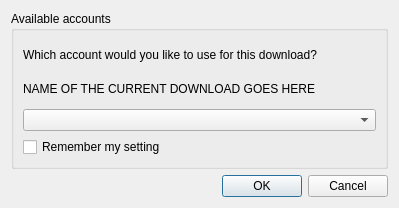
<?xml version="1.0" encoding="UTF-8"?>
<ui version="4.0">
 <class>DlgChoose</class>
 <widget class="QDialog" name="DlgChoose">
  <property name="geometry">
   <rect>
    <x>0</x>
    <y>0</y>
    <width>399</width>
    <height>208</height>
   </rect>
  </property>
  <property name="windowTitle">
   <string>Select an account</string>
  </property>
  <property name="windowIcon">
   <iconset resource="../../../../svnroot/newsflash/gui/resource.qrc">
    <normaloff>:/resource/16x16_ico_png/ico_account.png</normaloff>:/resource/16x16_ico_png/ico_account.png</iconset>
  </property>
  <layout class="QVBoxLayout" name="verticalLayout_2">
   <item>
    <widget class="QGroupBox" name="groupBox">
     <property name="title">
      <string>Available accounts</string>
     </property>
     <layout class="QVBoxLayout" name="verticalLayout">
      <item>
       <widget class="QLabel" name="label">
        <property name="text">
         <string>Which account would you like to use for this download?</string>
        </property>
        <property name="wordWrap">
         <bool>true</bool>
        </property>
       </widget>
      </item>
      <item>
       <widget class="QLabel" name="lblHint">
        <property name="text">
         <string>NAME OF THE CURRENT DOWNLOAD GOES HERE</string>
        </property>
       </widget>
      </item>
      <item>
       <widget class="QComboBox" name="cmbList"/>
      </item>
      <item>
       <widget class="QCheckBox" name="chkRemember">
        <property name="text">
         <string>Remember my setting</string>
        </property>
       </widget>
      </item>
     </layout>
    </widget>
   </item>
   <item>
    <layout class="QHBoxLayout" name="horizontalLayout">
     <item>
      <spacer name="horizontalSpacer">
       <property name="orientation">
        <enum>Qt::Horizontal</enum>
       </property>
       <property name="sizeHint" stdset="0">
        <size>
         <width>40</width>
         <height>20</height>
        </size>
       </property>
      </spacer>
     </item>
     <item>
      <widget class="QPushButton" name="btnAccept">
       <property name="text">
        <string>OK</string>
       </property>
      </widget>
     </item>
     <item>
      <widget class="QPushButton" name="btnCancel">
       <property name="text">
        <string>Cancel</string>
       </property>
      </widget>
     </item>
    </layout>
   </item>
  </layout>
 </widget>
 <resources>
  <include location="../../../../svnroot/newsflash/gui/resource.qrc"/>
 </resources>
 <connections/>
</ui>
